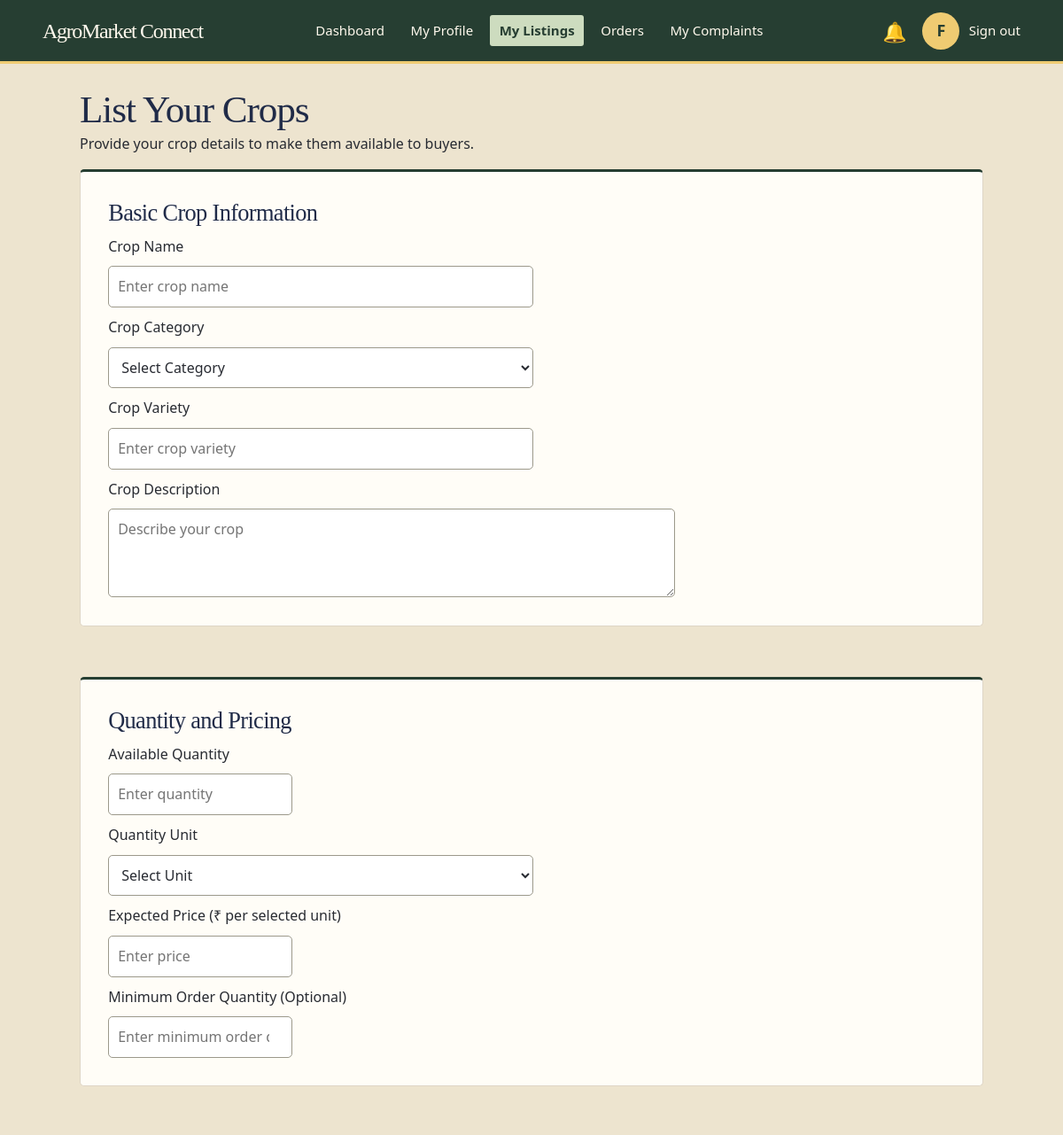
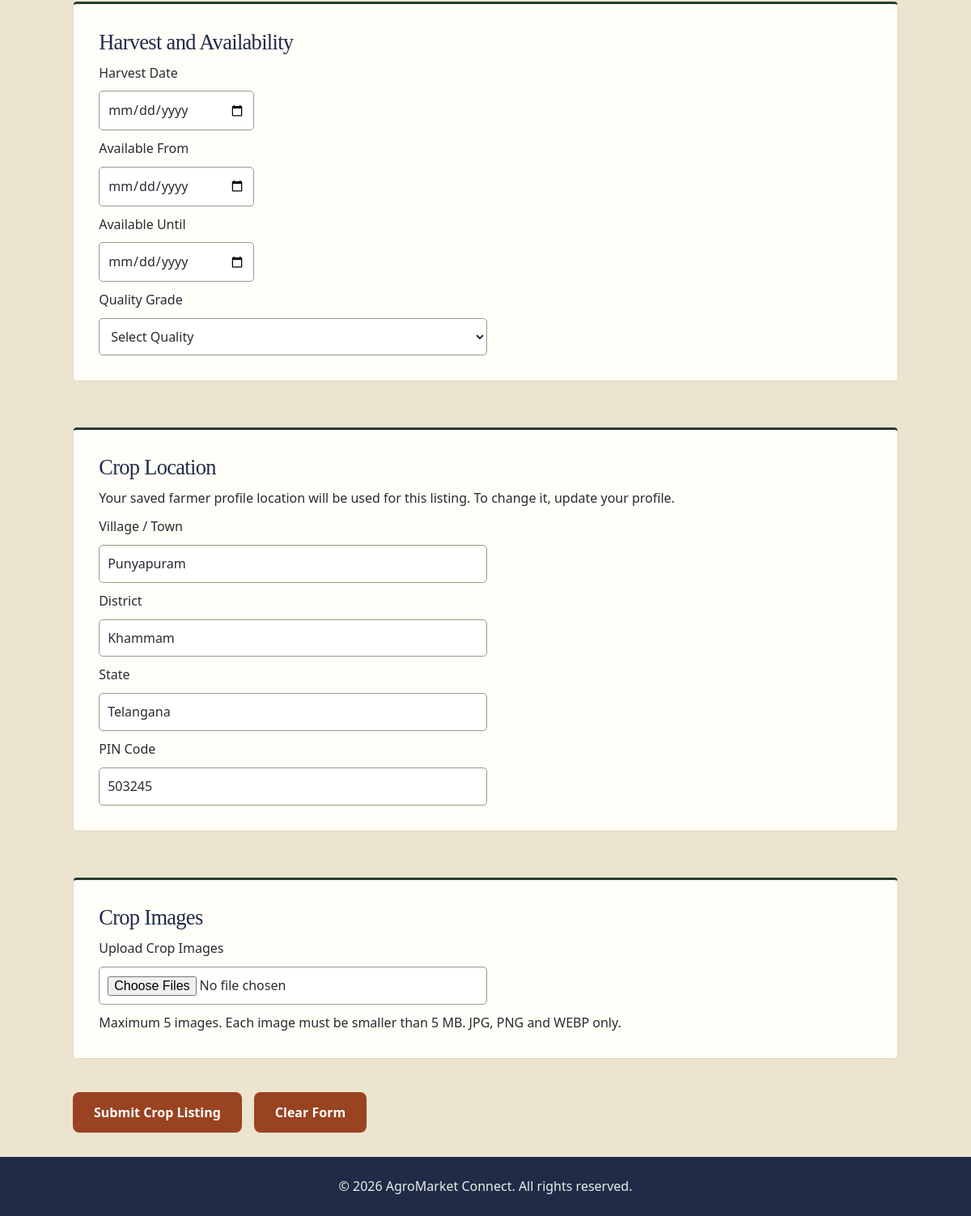
Screenshot of /farmer/add_crop.php (signed in) with the database file from the repository (2 pictures, top to bottom).
### tables this page shows
CREATE TABLE `users` (
    `user_id` bigint(20) UNSIGNED NOT NULL,
    `role` enum('admin', 'farmer', 'buyer') NOT NULL,
    `full_name` varchar(100) NOT NULL,
    `email` varchar(150) DEFAULT NULL,
    `mobile` varchar(15) DEFAULT NULL,
    `password_hash` varchar(255) NOT NULL,
    `account_status` enum(
        'pending',
        'active',
        'suspended',
        'closed'
    ) NOT NULL DEFAULT 'pending',
    `email_verified_at` datetime DEFAULT NULL,
    `mobile_verified_at` datetime DEFAULT NULL,
    `last_login_at` datetime DEFAULT NULL,
    `created_at` datetime NOT NULL DEFAULT current_timestamp(),
    `updated_at` datetime NOT NULL DEFAULT current_timestamp(),
    `token` varchar(64) DEFAULT NULL,
    `username` varchar(50) NOT NULL,
    `last_login` datetime DEFAULT NULL
);

CREATE TABLE `farmer_profiles` (
    `farmer_id` bigint(20) UNSIGNED NOT NULL,
    `farm_name` varchar(150) DEFAULT NULL,
    `farm_description` text DEFAULT NULL,
    `address_line` varchar(255) NOT NULL,
    `village` varchar(100) NOT NULL,
    `district` varchar(100) NOT NULL,
    `state` varchar(100) NOT NULL,
    `pincode` varchar(10) NOT NULL,
    `profile_image` varchar(255) DEFAULT NULL,
    `verification_status` enum(
        'pending',
        'verified',
        'rejected'
    ) NOT NULL DEFAULT 'pending',
    `verified_by` bigint(20) DEFAULT NULL,
    `verified_at` datetime DEFAULT NULL,
    `created_at` datetime NOT NULL DEFAULT current_timestamp(),
    `updated_at` datetime NOT NULL DEFAULT current_timestamp(),
    `land_size` decimal(10, 2) DEFAULT NULL,
    `dob` date DEFAULT NULL,
    `gender` enum('Male', 'Female', 'Other') DEFAULT NULL,
    `primary_crops` text DEFAULT NULL,
    `experience` int(10) UNSIGNED DEFAULT NULL
);

### farmer/includes/header.php (called while the page is built, shortened)
<?php
$headerRole = "farmer";
$headerUser = $headerFarmer ?? [];
require __DIR__ . "/../../includes/portal-header.php";

### includes/html.php (called while the page is built)
<?php
function e($value)
{
    return htmlspecialchars((string) ($value ?? ""), ENT_QUOTES, "UTF-8");
}

### includes/notifications.php (called while the page is built, shortened)
<?php
function unreadNotificationCount(mysqli $link, int $userId): int
{
    $stmt = $link->prepare("SELECT COUNT(*) FROM notifications WHERE user_id = ? AND is_read = 0");
    $stmt->bind_param("i", $userId);
    $stmt->execute();
    $stmt->bind_result($count);
    return (int) $count;
}

### farmer/add_crop.php (the view, shortened to what this page needs)
<?php
    require_once __DIR__ . "/../config/db.php";
    $farmerId = (int) $_SESSION['user_id'];
    require_once __DIR__ . "/../includes/html.php";
    $farmerSql = "SELECT full_name, email, mobile
              FROM users
              WHERE user_id = ? AND role = 'farmer'
              LIMIT 1";
    $stmt = mysqli_prepare($link, $farmerSql);
    mysqli_stmt_bind_param($stmt, "i", $farmerId);
    mysqli_stmt_execute($stmt);
    $farmerResult = mysqli_stmt_get_result($stmt);
    $farmer       = mysqli_fetch_assoc($farmerResult) ?: [];
    $locationSql = "SELECT village, district, state, pincode
                FROM farmer_profiles
                WHERE farmer_id = ?
                LIMIT 1";
    $stmt = mysqli_prepare($link, $locationSql);
    mysqli_stmt_bind_param($stmt, "i", $farmerId);
    mysqli_stmt_execute($stmt);
    $locationResult = mysqli_stmt_get_result($stmt);
    $farmerLocation = mysqli_fetch_assoc($locationResult) ?: [];
    $formData = [
    "crop_name"              => "",
    "category_id"            => "",
    "variety"                => "",
    "description"            => "",
    "quantity"               => "",
    "unit"                   => "",
    "price"                  => "",
    "minimum_order_quantity" => "",
    "harvest_date"           => "",
    "available_from"         => "",
    "available_until"        => "",
    "quality"                => "",
    ];
?>
<!DOCTYPE html>
<html lang="en">
<head>
    <link rel="stylesheet" href="./farmer.css">
</head>
<body>
    <?php
        $activePage   = "manage_listings.php";
        $headerFarmer = $farmer;
        require __DIR__ . "/includes/header.php";
    ?>
    <main class="add-crop-container">
        <h1>List Your Crops</h1>
        <p>Provide your crop details to make them available to buyers.</p>
        <form action="add_crop.php" method="POST" enctype="multipart/form-data">
            <section>
                <h2>Basic Crop Information</h2>
                <label for="crop_name">Crop Name</label>
                <input type="text" id="crop_name" name="crop_name"
                    placeholder="Enter crop name"
                    value="<?php echo e($formData['crop_name']); ?>"
                    maxlength="120" required>
                <label for="category_id">Crop Category</label>
                <select id="category_id" name="category_id" required>
                    <option value="">Select Category</option>
                </select>
                <label for="variety">Crop Variety</label>
                <input type="text" id="variety" name="variety"
                    placeholder="Enter crop variety"
                    value="<?php echo e($formData['variety']); ?>"
                    maxlength="120">
                <label for="description">Crop Description</label>
                <textarea id="description" name="description"
                    placeholder="Describe your crop"><?php echo e($formData['description']); ?></textarea>
            </section>
            <section>
                <h2>Quantity and Pricing</h2>
                <label for="quantity">Available Quantity</label>
                <input type="number" id="quantity" name="quantity"
                    placeholder="Enter quantity"
                    min="0.001" step="0.001"
                    value="<?php echo e($formData['quantity']); ?>"
                    required>
                <label for="unit">Quantity Unit</label>
                <select id="unit" name="unit" required>
                    <option value="">Select Unit</option>
                </select>
                <label for="price">Expected Price (₹ per selected unit)</label>
                <input type="number" id="price" name="price"
                    placeholder="Enter price"
                    min="0.01" step="0.01"
                    value="<?php echo e($formData['price']); ?>"
                    required>
                <label for="minimum_order_quantity">Minimum Order Quantity (Optional)</label>
                <input type="number" id="minimum_order_quantity"
                    name="minimum_order_quantity"
                    placeholder="Enter minimum order quantity"
                    min="0.001" step="0.001"
                    value="<?php echo e($formData['minimum_order_quantity']); ?>">
            </section>
            <section>
                <h2>Harvest and Availability</h2>
                <label for="harvest_date">Harvest Date</label>
                <input type="date" id="harvest_date" name="harvest_date"
                    value="<?php echo e($formData['harvest_date']); ?>">
                <label for="available_from">Available From</label>
                <input type="date" id="available_from" name="available_from"
                    value="<?php echo e($formData['available_from']); ?>">
                <label for="available_until">Available Until</label>
                <input type="date" id="available_until" name="available_until"
                    value="<?php echo e($formData['available_until']); ?>">
                <label for="quality">Quality Grade</label>
                <select id="quality" name="quality">
                    <option value="">Select Quality</option>
                </select>
            </section>
            <section>
                <h2>Crop Location</h2>
                <p>
                    Your saved farmer profile location will be used for this listing.
                    To change it, update your profile.
                </p>
                <label>Village / Town</label>
                <input type="text" value="<?php echo e($farmerLocation['village'] ?? ''); ?>" readonly>
                <label>District</label>
                <input type="text" value="<?php echo e($farmerLocation['district'] ?? ''); ?>" readonly>
                <label>State</label>
                <input type="text" value="<?php echo e($farmerLocation['state'] ?? ''); ?>" readonly>
                <label>PIN Code</label>
                <input type="text" value="<?php echo e($farmerLocation['pincode'] ?? ''); ?>" readonly>
            </section>
            <section>
                <h2>Crop Images</h2>
                <label for="crop_images">Upload Crop Images</label>
                <input type="file" id="crop_images"
                    name="crop_images[]"
                    accept=".jpg,.jpeg,.png,.webp,image/jpeg,image/png,image/webp"
                    multiple>
                <p>Maximum 5 images. Each image must be smaller than 5 MB. JPG, PNG and WEBP only.</p>
            </section>
            <div class="form-actions">
                <button type="submit">Submit Crop Listing</button>
                <button type="reset">Clear Form</button>
            </div>
        </form>
    </main>
    <footer>
        <p>&copy; 2026 AgroMarket Connect. All rights reserved.</p>
    </footer>
</body>
</html>

### includes/portal-header.php (shortened to what this page needs)
<?php
require_once __DIR__ . "/html.php";
require_once __DIR__ . "/notifications.php";
$headerUnread = $unreadCount ?? unreadNotificationCount($link, (int) $_SESSION['user_id']);
$headerName = $headerUser['full_name'] ?? $_SESSION['full_name'] ?? ucfirst($headerRole);
$headerInitial = strtoupper(substr(trim($headerName), 0, 1)) ?: strtoupper($headerRole[0]);
?>
<header class="<?= e($headerRole) ?>-header">
    <div class="header-left">
        <h2>AgroMarket Connect</h2>
    </div>
    <div class="header-right">
        <div class="notification-menu">
            <a href="notifications.php" class="notification-bell"
               aria-label="Notifications, <?= (int) $headerUnread ?> unread"
               <?= $activePage === "notifications.php" ? 'aria-current="page"' : '' ?>>
                <span class="bell-icon" aria-hidden="true">🔔</span>
            </a>
        </div>
        <div class="profile-menu">
            <button type="button" class="profile-avatar" id="profileToggle"
                    aria-label="Open profile details" aria-expanded="false" aria-controls="profilePopup">
                <?= e($headerInitial) ?>
            </button>
        </div>
        <?php require __DIR__ . '/signout.php'; ?>
    </div>
</header>

### farmer/farmer.css (style rules this page uses)
* { margin: 0; padding: 0; box-sizing: border-box; }
body { width: 100%; min-height: 100vh; font-family: Arial, sans-serif; }
.farmer-header { display: flex; align-items: center; justify-content: space-between; padding: 15px 5%; gap: 25px; position: relative; z-index: 100; }
.header-left h2 { margin: 0; white-space: nowrap; }
.header-right { display: flex; align-items: center; gap: 15px; }
.profile-menu { position: relative; }
.profile-avatar { width: 42px; height: 42px; border-radius: 50%; border: 1px solid #ccc; cursor: pointer; font-size: 18px; font-weight: bold; }
.notification-menu { position: relative; }
.notification-bell { position: relative; display: flex; align-items: center; justify-content: center; padding: 8px; border: none; background: transparent; color: inherit; font-size: 22px; cursor: pointer; text-decoration: none; }
.profile-container form, .add-crop-container form { display: flex; flex-direction: column; gap: 25px; }
.profile-container section, .add-crop-container section { padding: 20px; border: 1px solid #ccc; display: flex; flex-direction: column; gap: 10px; }
.profile-container input, .profile-container select, .profile-container textarea, .add-crop-container input, .add-crop-container select, .add-crop-container textarea { padding: 10px; width: 100%; }
.profile-container textarea, .add-crop-container textarea { min-height: 100px; }
.add-crop-container { width: 85%; margin: 30px auto; }
.form-actions { display: flex; gap: 15px; }
.form-actions button { padding: 12px 25px; cursor: pointer; }

### styles/theme.css (style rules this page uses)
:root { --sage: #c5d8b5; --sky: #cbdbe9; --peach: #edcfb2; --saffron: #f4d783; --forest: #202b48; --leaf: #994321; --cream: #ede4cf; --paper: #fffdf7; --ochre: #e5ad39; --ink: #282b32; --soft: #585951; --line: #bcb29d; --wash: #f0e9d9; --shadow: 0 2px 0 rgb(44 39 30 / 7%); }
html { color-scheme: light; }
html body { font-family: "Segoe UI", system-ui, sans-serif; line-height: 1.55; color: var(--ink); background: var(--cream); overflow-wrap: break-word; }
h1, h2 { color: var(--forest); font-family: Georgia, Cambria, serif; font-weight: 500; line-height: 1.17; letter-spacing: -.025em; }
h1 { font-size: clamp(2rem, 4vw, 3.3rem); }
h2 { font-size: clamp(1.4rem, 2.6vw, 2rem); }
a { color: var(--leaf); text-underline-offset: .2em; }
input, button, select, textarea { font: inherit; }
input:not([type=checkbox], [type=radio], [type=hidden]), select, textarea { min-width: 0; max-width: 100%; border: 1px solid #82998c; border-radius: 8px; color: var(--ink); background-color: white; padding: .6em .8em; }
textarea { resize: vertical; }
button, .cta-actions a, .nav-actions a:last-child, .navbar>a:last-child, .welcome-section a, .role-card a, .add-crop-link { border: 1px solid transparent; border-radius: 8px; background-color: var(--leaf); color: white; font-weight: 600; padding: .6em 1em; text-decoration: none; cursor: pointer; }
@media (prefers-reduced-motion: no-preference) { a, button { transition: background-color .16s, color .16s, border-color .16s; } }
body footer { background: var(--forest); color: #e8f0e6; }
html body { background: var(--cream); color: var(--ink); }
body :is(input:not([type=checkbox],[type=radio],[type=hidden]), select, textarea) { border-color: #9c998b; border-radius: 5px; }
body > footer { background: var(--forest); }
html body input[type="date"] { box-sizing: border-box; width: 12rem; max-width: min(100%, 12rem); min-width: 0; flex: 0 1 auto; justify-self: start; }
body :is(main, .registration-form, .login-form, .auth-container) form :is(input[type=text],input[type=email],input[type=tel],input[type=password],input[type=file],select), body :is(.registration-form,.login-form) :is(input.form-control,select,.password-control), body main form .password-control { max-width:min(100%,30rem);box-sizing:border-box }
body :is(main,.auth-container) form input[type=number] { max-width:min(100%,13rem) }
body main form textarea,body .registration-form textarea { max-width:min(100%,40rem);box-sizing:border-box }

### rows the page displays
users: full_name "F"
farmer_profiles: village "Punyapuram", district "Khammam", state "Telangana", pincode "503245"
